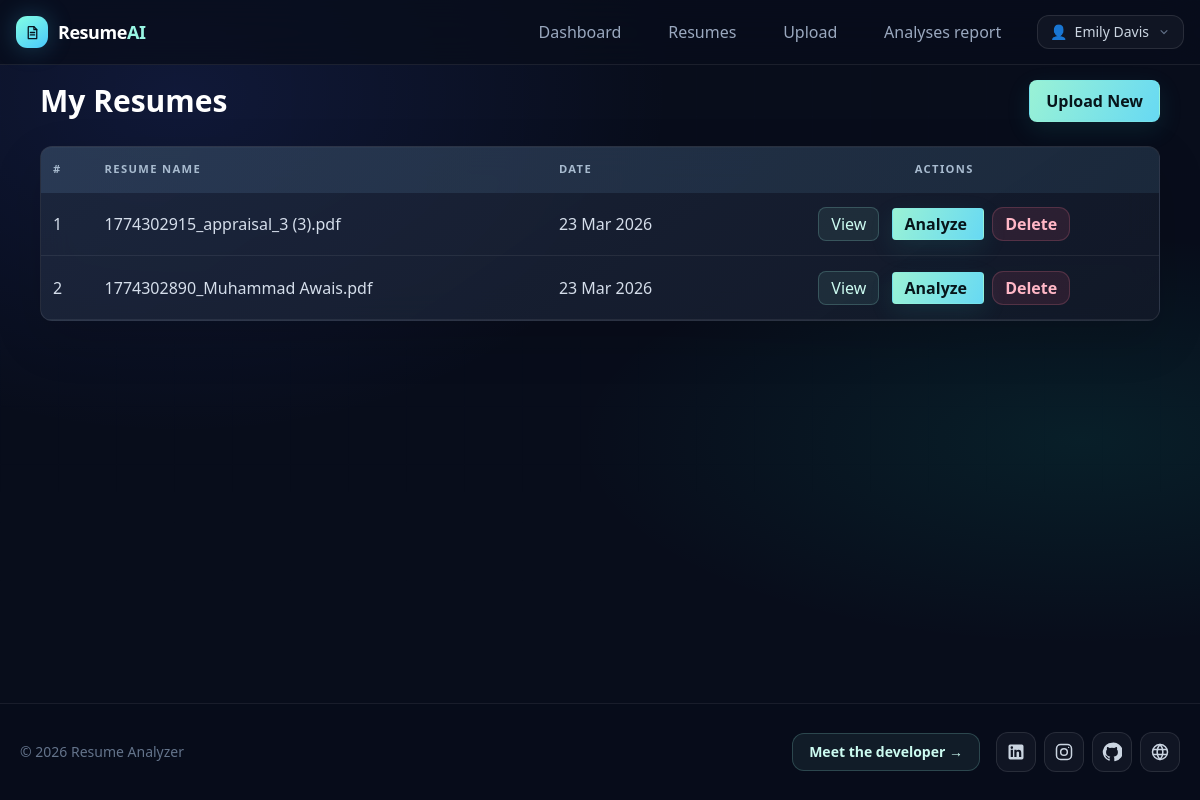
Page /modules/resume/index.php (signed in) on the committed database.
### tables this page shows
CREATE TABLE `resumes` (
  `id` int(11) NOT NULL,
  `user_id` int(11) NOT NULL,
  `position` int(11) DEFAULT NULL,
  `file_name` varchar(255) DEFAULT NULL,
  `file_path` varchar(255) DEFAULT NULL,
  `file_size` int(11) DEFAULT NULL,
  `created_at` timestamp NOT NULL DEFAULT current_timestamp()
);

### modules/resume/index.php (the view, shortened to what this page needs)
<?php
require_once __DIR__ . "/../../config/db.php";
require_once __DIR__ . "/../../templates/header.php";
$stmt = $pdo->prepare("SELECT * FROM resumes WHERE user_id = ? ORDER BY id DESC");
$stmt->execute([$_SESSION['user_id']]);
$resumes = $stmt->fetchAll();
?>
<div class="max-w-6xl mx-auto px-4">
    <div class="flex justify-between items-center mb-6">
        <h2 class="text-3xl font-bold">My Resumes</h2>
        <a href="<?php echo BASE_URL; ?>upload"
           class="bg-blue-600 px-4 py-2 rounded-lg hover:bg-blue-700">
            Upload New
        </a>
    </div>
    <div class="app-table-wrap bg-white/10 backdrop-blur-lg rounded-xl overflow-x-auto">
        <table class="w-full text-left">
            <thead class="bg-white/20">
                <tr>
                    <th class="p-3">#</th>
                    <th class="p-3">Resume Name</th>
                    <th class="p-3">Date</th>
                    <th class="p-3 text-center">Actions</th>
                </tr>
            </thead>
            <tbody>
                <?php if (count($resumes) > 0): ?>
                    <?php foreach ($resumes as $index => $resume): ?>
                        <tr class="border-b border-white/10 hover:bg-white/10 transition">
                            <td class="p-3"><?php echo $index + 1; ?></td>
                            <td class="p-3">
                                <?php echo htmlspecialchars($resume['file_name']); ?>
                            </td>
                            <td class="p-3">
                                <?php echo date("d M Y", strtotime($resume['created_at'] ?? 'now')); ?>
                            </td>
                            <td class="p-3 text-center space-x-2">
                                <a href="<?php echo BASE_URL; ?>modules/resume/view.php?id=<?php echo (int)$resume['id']; ?>"
                                   target="_blank" rel="noopener noreferrer"
                                   class="inline-block rounded-lg border border-teal-200/20 bg-teal-200/[.08] px-3 py-1 text-teal-100 hover:bg-teal-200/[.15]">
                                    View
                                </a>
                                <a href="<?php echo BASE_URL; ?>analyze&resume_id=<?php echo (int)$resume['id']; ?>"
                                   class="bg-green-500 px-3 py-1 rounded hover:bg-green-600">
                                    Analyze
                                </a>
                                <button
                                    onclick="openModal(<?php echo (int)$resume['id']; ?>)"
                                    class="bg-red-500 px-3 py-1 rounded hover:bg-red-600">
                                    Delete
                                </button>
                            </td>
                        </tr>
                    <?php endforeach; ?>
                <?php endif; ?>
            </tbody>
        </table>
    </div>
</div>
<?php require_once __DIR__ . "/../../templates/footer.php"; ?>

### templates/header.php (style rules this page uses)
* { box-sizing: border-box; }
body { background: radial-gradient(ellipse at 15% 12%, rgba(72,104,255,.13), transparent 34%), radial-gradient(ellipse at 90% 55%, rgba(9,212,180,.09), transparent 33%), #080d1b; }
body::before { content:""; position:fixed; inset:0; z-index:-1; pointer-events:none; opacity:.35; background-image:linear-gradient(rgba(142,166,208,.035) 1px,transparent 1px),linear-gradient(90deg,rgba(142,166,208,.035) 1px,transparent 1px); background-size:58px 58px; mask-image:linear-gradient(to bottom,black,transparent 85%); }
.surface-card, .stat-card, .card, .app-table-wrap { border:1px solid rgba(255,255,255,.09); background:linear-gradient(145deg,rgba(25,36,59,.76),rgba(13,20,36,.8)); box-shadow:0 18px 50px rgba(0,0,0,.14),inset 0 1px rgba(255,255,255,.035); backdrop-filter:blur(16px); }
.app-table-wrap { overflow-x:auto; border-radius:1rem; }
table { border-collapse:collapse; min-width:640px; }
table thead[class] { background:linear-gradient(110deg,rgba(67,94,126,.36),rgba(36,56,78,.5))!important; color:#a8bbcf; font-size:.7rem; letter-spacing:.12em; text-transform:uppercase; }
table th { padding-top:.9rem!important; padding-bottom:.9rem!important; font-weight:700; white-space:nowrap; }
table td { padding-top:.9rem!important; padding-bottom:.9rem!important; color:#d5deeb; }
tbody tr { border-color:rgba(255,255,255,.07)!important; }
button:not(#menuBtn) { border-radius:.7rem; transition:transform .18s ease,filter .18s ease,box-shadow .18s ease,border-color .18s ease; }
button[class*="bg-blue-"], button[class*="bg-green-"], button[class*="bg-indigo-"], a[class*="bg-blue-"], a[class*="bg-green-"], a[class*="bg-indigo-"] { border:1px solid rgba(132,240,220,.18); background:linear-gradient(115deg,#9af2d5,#67d9f3)!important; color:#07151b!important; font-weight:700; box-shadow:0 8px 24px rgba(45,184,177,.12); }
button[class*="bg-red-"], button[class*="bg-rose-"], a[class*="bg-red-"], a[class*="bg-rose-"] { border:1px solid rgba(251,126,150,.2); background:rgba(190,70,99,.15)!important; color:#ffb7c6!important; font-weight:650; }
button, a { -webkit-tap-highlight-color:transparent; }

### rows in the picture
resumes: file_name "1774302915_appraisal_3 (3).pdf", created_at "23 Mar 2026"
resumes: file_name "1774302890_Muhammad Awais.pdf", created_at "23 Mar 2026"

### other values in the picture
$user_name "Emily Davis"
